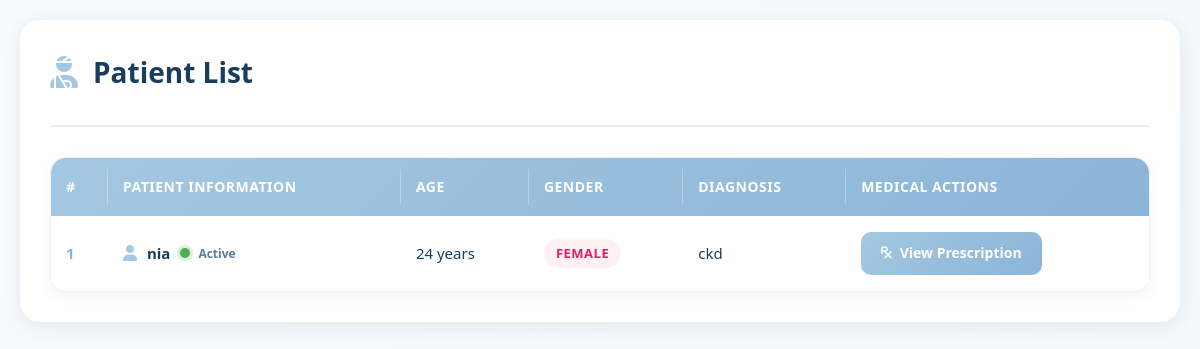
The app's page /ViewPatients (signed in) with its own data.
### RenalGuideApp/models.py (models this page shows)
class AppointmentTable(models.Model):
    date=models.DateField(null=True,blank=True)
    time=models.TimeField(null=True,blank=True)
    DOCTORID = models.ForeignKey(DoctorTable, on_delete=models.CASCADE, null=True, blank=True)
    PATIENTID=models.ForeignKey(PatientTable,on_delete=models.CASCADE, null=True,blank=True)
    bookingdate = models.DateTimeField(auto_now_add=True, blank=True, null=True)
    status = models.CharField(max_length=100, null=True, blank=True)

class PatientTable(models.Model):
    name=models.CharField(max_length=30,null=True,blank=True)
    age=models.IntegerField(null=True,blank=True)
    sex=models.CharField(max_length=30,null=True,blank=True)
    bloodgroup=models.CharField(max_length=30,null=True,blank=True)
    diagnosis=models.CharField(max_length=30,null=True,blank=True)
    CARETAKERID=models.ForeignKey(CaretakerTable,on_delete=models.CASCADE, null=True,blank=True)

### RenalGuideApp/views.py (the view)
# urls.py: path('ViewPatients', ViewPatients.as_view(), name="ViewPatients"),
class ViewPatients(View):
    def get(self, request):
        c = AppointmentTable.objects.filter(DOCTORID__LOGINID__id = request.session['user_id'])
        return render(request, 'doctor/ViewPatients.html',{'patients':c})

### templates/doctor/ViewPatients.html (shortened to what this page needs)
<!DOCTYPE html>
<html lang="en">
<head>
  <link rel="stylesheet" href="https://cdnjs.cloudflare.com/ajax/libs/font-awesome/6.4.0/css/all.min.css">
</head>
<body>
<div class="container">
  <div class="page-header">
    <h1>
      <i class="fas fa-user-injured"></i>
      <div>
        Patient List
      </div>
    </h1>
  </div>
  <div class="patients-table-container">
    <div class="table-wrapper">
      <table class="patients-table">
        <thead class="table-header">
          <tr>
            <th>#</th>
            <th>Patient Information</th>
            <th>Age</th>
            <th>Gender</th>
            <th>Diagnosis</th>
            <th>Medical Actions</th>
          </tr>
        </thead>
        <tbody class="table-body">
          {% if patients %}
            {% for i in patients %}
            <tr>
              <td data-label="#">{{ forloop.counter }}</td>
              <td data-label="Patient Information">
                <div class="patient-name">
                  <i class="fas fa-user"></i>
                  {{ i.PATIENTID.name }}
                  <div class="patient-status">
                    <span class="status-indicator status-active"></span>
                    <span class="status-text" style="font-size: 12px; color: var(--text-light);">Active</span>
                  </div>
                </div>
              </td>
              <td data-label="Age" class="patient-age">
                {{ i.PATIENTID.age }} years
              </td>
              <td data-label="Gender">
                <span class="patient-sex {% if i.PATIENTID.sex|lower == 'male' %}sex-male{% else %}sex-female{% endif %}">
                  {{ i.PATIENTID.sex }}
                </span>
              </td>
              <td data-label="Diagnosis" class="patient-diagnosis" title="{{ i.PATIENTID.diagnosis }}">
                {{ i.PATIENTID.diagnosis|default:"Not specified" }}
              </td>
              <td data-label="Actions">
                <a href="/Viewprescription" class="action-btn">
                  <i class="fas fa-prescription"></i>
                  View Prescription
                </a>
              </td>
            </tr>
            {% endfor %}
          {% endif %}
        </tbody>
      </table>
    </div>
  </div>
</div>
</body>
</html>

### templates/doctor/ViewPatients.html (style rules this page uses)
:root { --primary-color: #A4C8E1; --primary-dark: #8bb4d8; --primary-light: #e1f0fa; --primary-bg: #f8fbfe; --text-dark: #1a3c5e; --text-light: #5a7c9a; --border-light: #d4e7f7; --white: #ffffff; --shadow: 0 4px 20px rgba(0, 0, 0, 0.08); --shadow-hover: 0 8px 30px rgba(164, 200, 225, 0.25); --transition: all 0.3s ease; }
* { margin: 0; padding: 0; box-sizing: border-box; }
body { font-family: 'Segoe UI', Tahoma, Geneva, Verdana, sans-serif; background: linear-gradient(135deg, var(--primary-bg) 0%, #f0f8ff 100%); color: var(--text-dark); min-height: 100vh; padding: 20px; line-height: 1.6; }
.container { max-width: 1200px; margin: 0 auto; background: var(--white); border-radius: 20px; box-shadow: var(--shadow); overflow: hidden; padding: 30px; }
.page-header { margin-bottom: 30px; padding-bottom: 20px; border-bottom: 2px solid var(--primary-light); }
.page-header h1 { font-size: 28px; font-weight: 700; color: var(--text-dark); display: flex; align-items: center; gap: 15px; margin-bottom: 10px; }
.page-header h1 i { color: var(--primary-color); font-size: 32px; }
.patients-table-container { background: var(--white); border-radius: 16px; overflow: hidden; box-shadow: 0 4px 15px rgba(0, 0, 0, 0.05); border: 1px solid rgba(164, 200, 225, 0.2); margin-top: 20px; }
.table-wrapper { overflow-x: auto; -webkit-overflow-scrolling: touch; }
.patients-table { width: 100%; border-collapse: separate; border-spacing: 0; min-width: 800px; }
.table-header { background: linear-gradient(135deg, var(--primary-color) 0%, var(--primary-dark) 100%); color: var(--white); text-transform: uppercase; letter-spacing: 0.5px; }
.table-header th { padding: 18px 15px; font-weight: 600; font-size: 14px; text-align: left; position: relative; white-space: nowrap; }
.table-header th:not(:last-child)::after { content: ''; position: absolute; right: 0; top: 20%; height: 60%; width: 1px; background: rgba(255, 255, 255, 0.3); }
.table-body tr { transition: var(--transition); border-bottom: 1px solid rgba(164, 200, 225, 0.1); }
.table-body td { padding: 16px 15px; font-size: 15px; color: var(--text-dark); text-align: left; vertical-align: middle; }
.table-body td:first-child { font-weight: 600; color: var(--primary-dark); }
.patient-name { font-weight: 600; color: var(--text-dark); display: flex; align-items: center; gap: 10px; }
.patient-name i { color: var(--primary-color); font-size: 16px; }
.patient-age { font-weight: 500; color: var(--text-dark); }
.patient-sex { display: inline-block; padding: 4px 12px; border-radius: 20px; font-size: 13px; font-weight: 600; text-transform: uppercase; letter-spacing: 0.5px; }
.sex-female { background: rgba(255, 182, 193, 0.2); color: #e91e63; }
.patient-diagnosis { max-width: 200px; overflow: hidden; text-overflow: ellipsis; white-space: nowrap; color: var(--text-dark); }
.action-btn { display: inline-flex; align-items: center; gap: 8px; padding: 10px 20px; background: linear-gradient(135deg, var(--primary-color) 0%, var(--primary-dark) 100%); color: var(--white); text-decoration: none; border-radius: 10px; font-weight: 600; font-size: 14px; transition: var(--transition); border: none; cursor: pointer; }
.action-btn i { font-size: 12px; }
.patient-status { display: flex; align-items: center; gap: 8px; }
.status-indicator { width: 10px; height: 10px; border-radius: 50%; display: inline-block; }
.status-active { background: #4CAF50; box-shadow: 0 0 0 3px rgba(76, 175, 80, 0.2); }
.page-header { animation: fadeIn 0.5s ease-out; }
.patients-table-container { animation: fadeIn 0.7s ease-out 0.1s both; }
.table-body tr { animation: fadeIn 0.5s ease-out; }

### records on screen
AppointmentTable: PATIENTID.name "nia", PATIENTID.age "24", PATIENTID.sex "FEMALE", PATIENTID.diagnosis "ckd"
